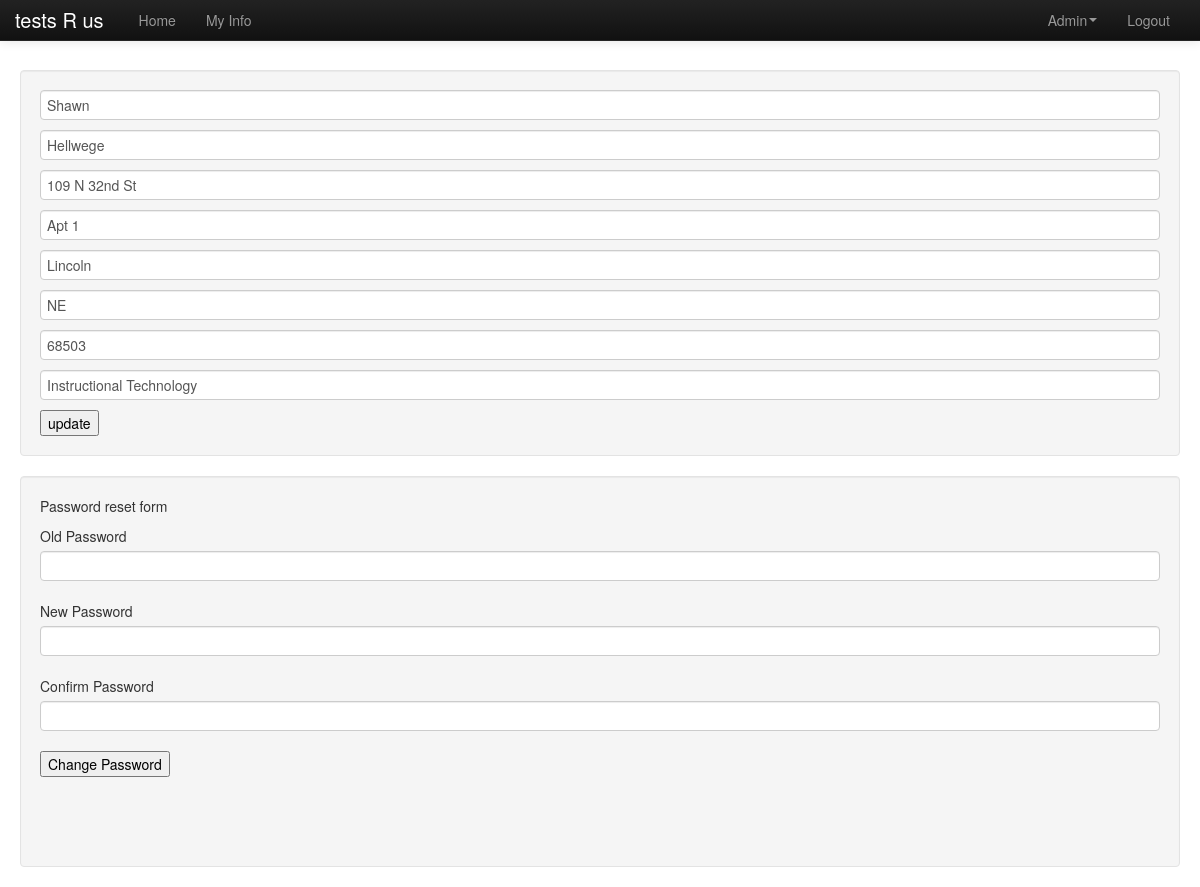
Screenshot of /myinfo.php (signed in) with the database file from the repository.
### tables this page shows
CREATE TABLE `users` (
  `id` int(11) NOT NULL AUTO_INCREMENT,
  `class_id` int(11) DEFAULT NULL,
  `username` varchar(100) DEFAULT NULL,
  `password` varchar(100) DEFAULT NULL,
  `user_group` int(11) DEFAULT NULL,
  `first` varchar(100) DEFAULT NULL,
  `last` varchar(100) DEFAULT NULL,
  `address1` varchar(100) DEFAULT NULL,
  `address2` varchar(100) DEFAULT NULL,
  `city` varchar(100) DEFAULT NULL,
  `state` varchar(100) DEFAULT NULL,
  `zip` varchar(100) DEFAULT NULL,
  `major` varchar(100) DEFAULT NULL,
  `last_login` datetime DEFAULT NULL,
  `date_created` datetime DEFAULT NULL,
  PRIMARY KEY (`id`)
);

### myinfo.php (the view, shortened to what this page needs)
<?php
include_once("includes/start.php");
?>
<!DOCTYPE html>
<html>
<head>
<link rel="stylesheet" type="text/css" href="css/bootstrap.css">
<link rel="stylesheet" type="text/css" href="css/bootstrap-responsive.css">
<link href="css/mystyles.css" rel="stylesheet" type="text/css">
</head>
<body>
<div class="navbar navbar-inverse navbar-fixed-top">
  <div class="navbar-inner">
    <div class="container">
      <a class="brand" href="#">tests R us</a>
      <div class="nav-collapse collapse">
        <ul class="nav">
          <li><a href="index.php">Home</a></li>
          <li><a href="myinfo.php">My Info</a></li>
        </ul>
        <ul class="nav pull-right">
        <?PHP
        $username=$_SESSION['username'];
        $adminquery="SELECT * FROM users WHERE username='$username'";
        $adminresult = mysqli_query($mysqli, $adminquery);
        $admin = mysqli_fetch_array($adminresult);
        if ($admin['user_group']==1){
        echo "<li class='dropdown'><a href='#' class='dropdown-toggle' data-toggle='dropdown'>Admin<b class='caret'></b></a>
            <ul class='dropdown-menu'>
              <li><a href='admin-tests.php'>Tests</a></li>
              <li><a href='admin-users.php'>Users</a></li>
              <li><a href='admin-class.php'>Class details</a></li>
            </ul>
        </li>";
		}?>
          <li><a href="logout.php">Logout</a></li>
        </ul>
      </div>
    </div>
  </div>
</div>
<div class="container-fluid">
    <?php
	$query = "select * from `users` WHERE `username`='".$_SESSION['username']."'";
	$result = mysqli_query($mysqli, $query);
	$row = mysqli_fetch_assoc($result);
?>
  <form class="well" name="form2" method="post" action="myinfo.php">
    <input type="text" name="first" id="first" class="input-block-level" placeholder="First Name" value="<?php echo @$row['first']?>">
    <input type="text" name="last" id="last" class="input-block-level" placeholder="Last Name" value="<?php echo @$row['last']?>">
    <input type="text" name="address1" id="address1" class="input-block-level" placeholder="Address Line 1" value="<?php echo @$row['address1']?>">
    <input type="text" name="address2" id="address2" class="input-block-level" placeholder="Address Line 2" value="<?php echo @$row['address2']?>">
    <input type="text" name="city" id="city" class="input-block-level" placeholder="city" value="<?php echo @$row['city']?>">
    <input type="text" name="state" id="state" class="input-block-level" placeholder="state" value="<?php echo @$row['state']?>">
    <input type="text" name="zip" id="zip" class="input-block-level" placeholder="zip" value="<?php echo @$row['zip']?>">
    <input type="text" name="major" id="major" class="input-block-level" placeholder="major" value="<?php echo @$row['major']?>">
    <input type="submit" name="update" id="update" value="update">
  </form>
  <form class="well" name="form1" method="post" action="myinfo.php">
    <p>Password reset form</p>
  <p>
    <label for="oldpassword">Old Password</label>
    <input type="password" name="oldpassword" class="input-block-level" id="oldpassword">
  </p>
  <p>
    <label for="password">New Password</label>
    <input type="password" name="password" class="input-block-level" id="password">
  </p>
  <p>
    <label for="passwordconfirm">Confirm Password</label>
    <input type="password" name="passwordconfirm" class="input-block-level" id="passwordconfirm">
  </p>
    <p>
      <input type="submit" name="changepassword" id="submit" value="Change Password">
    </p>
    <p>&nbsp;</p>
    <p>&nbsp;</p>
</form>
 </div>
</body>
</html>

### css/mystyles.css (style rules this page uses)
body { padding-top: 60px; }

### rows the page displays
users: first "Shawn", last "Hellwege", address1 "109 N 32nd St", address2 "Apt 1", city "Lincoln", state "NE", zip "68503", major "Instructional Technology"
